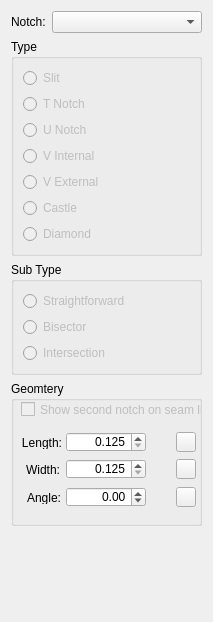
     <widget class="QWidget" name="notches_Tab">
      <attribute name="title">
       <string>Notches</string>
      </attribute>
      <layout class="QVBoxLayout" name="verticalLayout_7">
       <item>
        <layout class="QFormLayout" name="formLayout_2">
         <property name="fieldGrowthPolicy">
          <enum>QFormLayout::ExpandingFieldsGrow</enum>
         </property>
         <item row="0" column="0">
          <widget class="QLabel" name="label">
           <property name="text">
            <string>Notch:</string>
           </property>
          </widget>
         </item>
         <item row="0" column="1">
          <widget class="QComboBox" name="notches_ComboBox">
           <property name="sizePolicy">
            <sizepolicy hsizetype="Preferred" vsizetype="Fixed">
             <horstretch>0</horstretch>
             <verstretch>0</verstretch>
            </sizepolicy>
           </property>
           <property name="minimumSize">
            <size>
             <width>150</width>
             <height>0</height>
            </size>
           </property>
          </widget>
         </item>
        </layout>
       </item>
       <item>
        <widget class="QGroupBox" name="notchType_GroupBox">
         <property name="enabled">
          <bool>true</bool>
         </property>
         <property name="minimumSize">
          <size>
           <width>0</width>
           <height>160</height>
          </size>
         </property>
         <property name="title">
          <string>Type</string>
         </property>
         <layout class="QVBoxLayout" name="verticalLayout_6">
          <item>
           <widget class="QRadioButton" name="slitNotch_RadioButton">
            <property name="enabled">
             <bool>false</bool>
            </property>
            <property name="minimumSize">
             <size>
              <width>0</width>
              <height>0</height>
             </size>
            </property>
            <property name="text">
             <string>Slit</string>
            </property>
            <property name="icon">
             <iconset resource="../../../../vmisc/share/resources/icon.qrc">
              <normaloff>:/icon/24x24/slit_notch.png</normaloff>:/icon/24x24/slit_notch.png</iconset>
            </property>
            <attribute name="buttonGroup">
             <string notr="true">notchType_ButtonGroup</string>
            </attribute>
           </widget>
          </item>
          <item>
           <widget class="QRadioButton" name="tNotch_RadioButton">
            <property name="enabled">
             <bool>false</bool>
            </property>
            <property name="text">
             <string>T Notch</string>
            </property>
            <property name="icon">
             <iconset resource="../../../../vmisc/share/resources/icon.qrc">
              <normaloff>:/icon/24x24/t_notch.png</normaloff>:/icon/24x24/t_notch.png</iconset>
            </property>
            <attribute name="buttonGroup">
             <string notr="true">notchType_ButtonGroup</string>
            </attribute>
           </widget>
          </item>
          <item>
           <widget class="QRadioButton" name="uNotch_RadioButton">
            <property name="enabled">
             <bool>false</bool>
            </property>
            <property name="text">
             <string>U Notch</string>
            </property>
            <property name="icon">
             <iconset resource="../../../../vmisc/share/resources/icon.qrc">
              <normaloff>:/icon/24x24/u_notch.png</normaloff>:/icon/24x24/u_notch.png</iconset>
            </property>
            <attribute name="buttonGroup">
             <string notr="true">notchType_ButtonGroup</string>
            </attribute>
           </widget>
          </item>
          <item>
           <widget class="QRadioButton" name="vInternalNotch_RadioButton">
            <property name="enabled">
             <bool>false</bool>
            </property>
            <property name="text">
             <string>V Internal</string>
            </property>
            <property name="icon">
             <iconset resource="../../../../vmisc/share/resources/icon.qrc">
              <normaloff>:/icon/24x24/internal_v_notch.png</normaloff>:/icon/24x24/internal_v_notch.png</iconset>
            </property>
            <attribute name="buttonGroup">
             <string notr="true">notchType_ButtonGroup</string>
            </attribute>
           </widget>
          </item>
          <item>
           <widget class="QRadioButton" name="vExternalNotch_RadioButton">
            <property name="enabled">
             <bool>false</bool>
            </property>
            <property name="text">
             <string>V External</string>
            </property>
            <property name="icon">
             <iconset resource="../../../../vmisc/share/resources/icon.qrc">
              <normaloff>:/icon/24x24/external_v_notch.png</normaloff>:/icon/24x24/external_v_notch.png</iconset>
            </property>
            <attribute name="buttonGroup">
             <string notr="true">notchType_ButtonGroup</string>
            </attribute>
           </widget>
          </item>
          <item>
           <widget class="QRadioButton" name="castleNotch_RadioButton">
            <property name="enabled">
             <bool>false</bool>
            </property>
            <property name="text">
             <string>Castle</string>
            </property>
            <property name="icon">
             <iconset resource="../../../../vmisc/share/resources/icon.qrc">
              <normaloff>:/icon/24x24/castle_notch.png</normaloff>:/icon/24x24/castle_notch.png</iconset>
            </property>
            <attribute name="buttonGroup">
             <string notr="true">notchType_ButtonGroup</string>
            </attribute>
           </widget>
          </item>
          <item>
           <widget class="QRadioButton" name="diamondNotch_RadioButton">
            <property name="enabled">
             <bool>false</bool>
            </property>
            <property name="text">
             <string>Diamond</string>
            </property>
            <property name="icon">
             <iconset resource="../../../../vmisc/share/resources/icon.qrc">
              <normaloff>:/icon/24x24/diamond_notch.png</normaloff>:/icon/24x24/diamond_notch.png</iconset>
            </property>
            <attribute name="buttonGroup">
             <string notr="true">notchType_ButtonGroup</string>
            </attribute>
           </widget>
          </item>
         </layout>
        </widget>
       </item>
       <item>
        <widget class="QGroupBox" name="notchSubType_GroupBox">
         <property name="title">
          <string>Sub Type</string>
         </property>
         <layout class="QVBoxLayout" name="verticalLayout_5">
          <item>
           <widget class="QRadioButton" name="straightforward_RadioButton">
            <property name="enabled">
             <bool>false</bool>
            </property>
            <property name="text">
             <string>Straightforward</string>
            </property>
            <attribute name="buttonGroup">
             <string notr="true">notchSubType_ButtonGroup</string>
            </attribute>
           </widget>
          </item>
          <item>
           <widget class="QRadioButton" name="bisector_RadioButton">
            <property name="enabled">
             <bool>false</bool>
            </property>
            <property name="text">
             <string>Bisector</string>
            </property>
            <attribute name="buttonGroup">
             <string notr="true">notchSubType_ButtonGroup</string>
            </attribute>
           </widget>
          </item>
          <item>
           <widget class="QRadioButton" name="intersection_RadioButton">
            <property name="enabled">
             <bool>false</bool>
            </property>
            <property name="toolTip">
             <string>Select to designate the corner point as a notch</string>
            </property>
            <property name="text">
             <string>Intersection</string>
            </property>
            <attribute name="buttonGroup">
             <string notr="true">notchSubType_ButtonGroup</string>
            </attribute>
           </widget>
          </item>
         </layout>
        </widget>
       </item>
       <item>
        <widget class="QGroupBox" name="geometery_GroupBox">
         <property name="minimumSize">
          <size>
           <width>0</width>
           <height>145</height>
          </size>
         </property>
         <property name="title">
          <string>Geomtery</string>
         </property>
         <widget class="QDoubleSpinBox" name="notchAngle_DoubleSpinBox">
          <property name="geometry">
           <rect>
            <x>55</x>
            <y>106</y>
            <width>80</width>
            <height>20</height>
           </rect>
          </property>
          <property name="sizePolicy">
           <sizepolicy hsizetype="Fixed" vsizetype="Fixed">
            <horstretch>0</horstretch>
            <verstretch>0</verstretch>
           </sizepolicy>
          </property>
          <property name="minimumSize">
           <size>
            <width>80</width>
            <height>0</height>
           </size>
          </property>
          <property name="alignment">
           <set>Qt::AlignRight|Qt::AlignTrailing|Qt::AlignVCenter</set>
          </property>
          <property name="minimum">
           <double>-360.000000000000000</double>
          </property>
          <property name="maximum">
           <double>360.000000000000000</double>
          </property>
          <property name="singleStep">
           <double>1.000000000000000</double>
          </property>
         </widget>
         <widget class="QPushButton" name="resetAngle_PushButton">
          <property name="geometry">
           <rect>
            <x>165</x>
            <y>106</y>
            <width>20</width>
            <height>20</height>
           </rect>
          </property>
          <property name="sizePolicy">
           <sizepolicy hsizetype="Fixed" vsizetype="Fixed">
            <horstretch>0</horstretch>
            <verstretch>0</verstretch>
           </sizepolicy>
          </property>
          <property name="minimumSize">
           <size>
            <width>20</width>
            <height>20</height>
           </size>
          </property>
          <property name="maximumSize">
           <size>
            <width>20</width>
            <height>20</height>
           </size>
          </property>
          <property name="toolTip">
           <string>Reset notch angle to default.</string>
          </property>
          <property name="text">
           <string/>
          </property>
          <property name="icon">
           <iconset resource="../../../../vmisc/share/resources/theme.qrc">
            <normaloff>:/icons/win.icon.theme/24x24/actions/edit-undo.png</normaloff>:/icons/win.icon.theme/24x24/actions/edit-undo.png</iconset>
          </property>
         </widget>
         <widget class="QLabel" name="notchCount_Label">
          <property name="geometry">
           <rect>
            <x>132</x>
            <y>181</y>
            <width>40</width>
            <height>13</height>
           </rect>
          </property>
          <property name="sizePolicy">
           <sizepolicy hsizetype="Fixed" vsizetype="Preferred">
            <horstretch>0</horstretch>
            <verstretch>0</verstretch>
           </sizepolicy>
          </property>
          <property name="minimumSize">
           <size>
            <width>40</width>
            <height>0</height>
           </size>
          </property>
          <property name="maximumSize">
           <size>
            <width>40</width>
            <height>16777215</height>
           </size>
          </property>
          <property name="text">
           <string>Count:</string>
          </property>
          <property name="alignment">
           <set>Qt::AlignRight|Qt::AlignTrailing|Qt::AlignVCenter</set>
          </property>
         </widget>
         <widget class="QPushButton" name="resetWidth_PushButton">
          <property name="geometry">
           <rect>
            <x>165</x>
            <y>78</y>
            <width>20</width>
            <height>20</height>
           </rect>
          </property>
          <property name="sizePolicy">
           <sizepolicy hsizetype="Fixed" vsizetype="Fixed">
            <horstretch>0</horstretch>
            <verstretch>0</verstretch>
           </sizepolicy>
          </property>
          <property name="minimumSize">
           <size>
            <width>20</width>
            <height>20</height>
           </size>
          </property>
          <property name="maximumSize">
           <size>
            <width>20</width>
            <height>20</height>
           </size>
          </property>
          <property name="toolTip">
           <string>Reset notch with to default.</string>
          </property>
          <property name="text">
           <string/>
          </property>
          <property name="icon">
           <iconset resource="../../../../vmisc/share/resources/theme.qrc">
            <normaloff>:/icons/win.icon.theme/24x24/actions/edit-undo.png</normaloff>:/icons/win.icon.theme/24x24/actions/edit-undo.png</iconset>
          </property>
         </widget>
         <widget class="QDoubleSpinBox" name="notchWidth_DoubleSpinBox">
          <property name="geometry">
           <rect>
            <x>55</x>
            <y>78</y>
            <width>80</width>
            <height>20</height>
           </rect>
          </property>
          <property name="sizePolicy">
           <sizepolicy hsizetype="Fixed" vsizetype="Fixed">
            <horstretch>0</horstretch>
            <verstretch>0</verstretch>
           </sizepolicy>
          </property>
          <property name="minimumSize">
           <size>
            <width>80</width>
            <height>0</height>
           </size>
          </property>
          <property name="alignment">
           <set>Qt::AlignRight|Qt::AlignTrailing|Qt::AlignVCenter</set>
          </property>
          <property name="decimals">
           <number>3</number>
          </property>
          <property name="minimum">
           <double>0.125000000000000</double>
          </property>
          <property name="maximum">
           <double>1.500000000000000</double>
          </property>
          <property name="singleStep">
           <double>0.010000000000000</double>
          </property>
          <property name="value">
           <double>0.125000000000000</double>
          </property>
         </widget>
         <widget class="QSpinBox" name="notchCount_SpinBox">
          <property name="geometry">
           <rect>
            <x>182</x>
            <y>177</y>
            <width>80</width>
            <height>20</height>
           </rect>
          </property>
          <property name="sizePolicy">
           <sizepolicy hsizetype="Fixed" vsizetype="Fixed">
            <horstretch>0</horstretch>
            <verstretch>0</verstretch>
           </sizepolicy>
          </property>
          <property name="minimumSize">
           <size>
            <width>80</width>
            <height>0</height>
           </size>
          </property>
          <property name="alignment">
           <set>Qt::AlignRight|Qt::AlignTrailing|Qt::AlignVCenter</set>
          </property>
          <property name="minimum">
           <number>1</number>
          </property>
          <property name="maximum">
           <number>3</number>
          </property>
         </widget>
         <widget class="QCheckBox" name="showSeamlineNotch_CheckBox">
          <property name="enabled">
           <bool>false</bool>
          </property>
          <property name="geometry">
           <rect>
            <x>10</x>
            <y>20</y>
            <width>181</width>
            <height>17</height>
           </rect>
          </property>
          <property name="toolTip">
           <string>This option has effect only if the second notch on seam line is enabled in global preferences. The option helps disable the second notch for this notch only.</string>
          </property>
          <property name="text">
           <string>Show second notch on seam line</string>
          </property>
         </widget>
         <widget class="QPushButton" name="resetLength_PushButton">
          <property name="geometry">
           <rect>
            <x>165</x>
            <y>51</y>
            <width>20</width>
            <height>20</height>
           </rect>
          </property>
          <property name="sizePolicy">
           <sizepolicy hsizetype="Fixed" vsizetype="Fixed">
            <horstretch>0</horstretch>
            <verstretch>0</verstretch>
           </sizepolicy>
          </property>
          <property name="minimumSize">
           <size>
            <width>20</width>
            <height>20</height>
           </size>
          </property>
          <property name="maximumSize">
           <size>
            <width>20</width>
            <height>20</height>
           </size>
          </property>
          <property name="toolTip">
           <string>Reset notch length to default.</string>
          </property>
          <property name="text">
           <string/>
          </property>
          <property name="icon">
           <iconset resource="../../../../vmisc/share/resources/theme.qrc">
            <normaloff>:/icons/win.icon.theme/24x24/actions/edit-undo.png</normaloff>:/icons/win.icon.theme/24x24/actions/edit-undo.png</iconset>
          </property>
         </widget>
         <widget class="QLabel" name="notchWidth_Label">
          <property name="geometry">
           <rect>
            <x>9</x>
            <y>82</y>
            <width>40</width>
            <height>13</height>
           </rect>
          </property>
          <property name="sizePolicy">
           <sizepolicy hsizetype="Fixed" vsizetype="Preferred">
            <horstretch>0</horstretch>
            <verstretch>0</verstretch>
           </sizepolicy>
          </property>
          <property name="minimumSize">
           <size>
            <width>40</width>
            <height>0</height>
           </size>
          </property>
          <property name="maximumSize">
           <size>
            <width>40</width>
            <height>16777215</height>
           </size>
          </property>
          <property name="text">
           <string> Width:</string>
          </property>
          <property name="alignment">
           <set>Qt::AlignRight|Qt::AlignTrailing|Qt::AlignVCenter</set>
          </property>
         </widget>
         <widget class="QLabel" name="notchAngle_Label">
          <property name="geometry">
           <rect>
            <x>10</x>
            <y>110</y>
            <width>40</width>
            <height>13</height>
           </rect>
          </property>
          <property name="sizePolicy">
           <sizepolicy hsizetype="Fixed" vsizetype="Preferred">
            <horstretch>0</horstretch>
            <verstretch>0</verstretch>
           </sizepolicy>
          </property>
          <property name="minimumSize">
           <size>
            <width>40</width>
            <height>0</height>
           </size>
          </property>
          <property name="maximumSize">
           <size>
            <width>40</width>
            <height>16777215</height>
           </size>
          </property>
          <property name="text">
           <string>Angle:</string>
          </property>
          <property name="alignment">
           <set>Qt::AlignRight|Qt::AlignTrailing|Qt::AlignVCenter</set>
          </property>
         </widget>
         <widget class="QDoubleSpinBox" name="notchLength_DoubleSpinBox">
          <property name="geometry">
           <rect>
            <x>55</x>
            <y>51</y>
            <width>80</width>
            <height>20</height>
           </rect>
          </property>
          <property name="sizePolicy">
           <sizepolicy hsizetype="Fixed" vsizetype="Fixed">
            <horstretch>0</horstretch>
            <verstretch>0</verstretch>
           </sizepolicy>
          </property>
          <property name="minimumSize">
           <size>
            <width>80</width>
            <height>0</height>
           </size>
          </property>
          <property name="alignment">
           <set>Qt::AlignRight|Qt::AlignTrailing|Qt::AlignVCenter</set>
          </property>
          <property name="decimals">
           <number>3</number>
          </property>
          <property name="minimum">
           <double>0.125000000000000</double>
          </property>
          <property name="maximum">
           <double>1.500000000000000</double>
          </property>
          <property name="singleStep">
           <double>0.010000000000000</double>
          </property>
          <property name="value">
           <double>0.125000000000000</double>
          </property>
         </widget>
         <widget class="QLabel" name="notchLength_Label">
          <property name="geometry">
           <rect>
            <x>11</x>
            <y>55</y>
            <width>40</width>
            <height>13</height>
           </rect>
          </property>
          <property name="sizePolicy">
           <sizepolicy hsizetype="Fixed" vsizetype="Preferred">
            <horstretch>0</horstretch>
            <verstretch>0</verstretch>
           </sizepolicy>
          </property>
          <property name="minimumSize">
           <size>
            <width>40</width>
            <height>0</height>
           </size>
          </property>
          <property name="maximumSize">
           <size>
            <width>40</width>
            <height>16777215</height>
           </size>
          </property>
          <property name="text">
           <string>Length:</string>
          </property>
          <property name="alignment">
           <set>Qt::AlignRight|Qt::AlignTrailing|Qt::AlignVCenter</set>
          </property>
         </widget>
        </widget>
       </item>
       <item>
        <spacer name="verticalSpacer_2">
         <property name="orientation">
          <enum>Qt::Vertical</enum>
         </property>
         <property name="sizeHint" stdset="0">
          <size>
           <width>20</width>
           <height>85</height>
          </size>
         </property>
        </spacer>
       </item>
      </layout>
     </widget>
